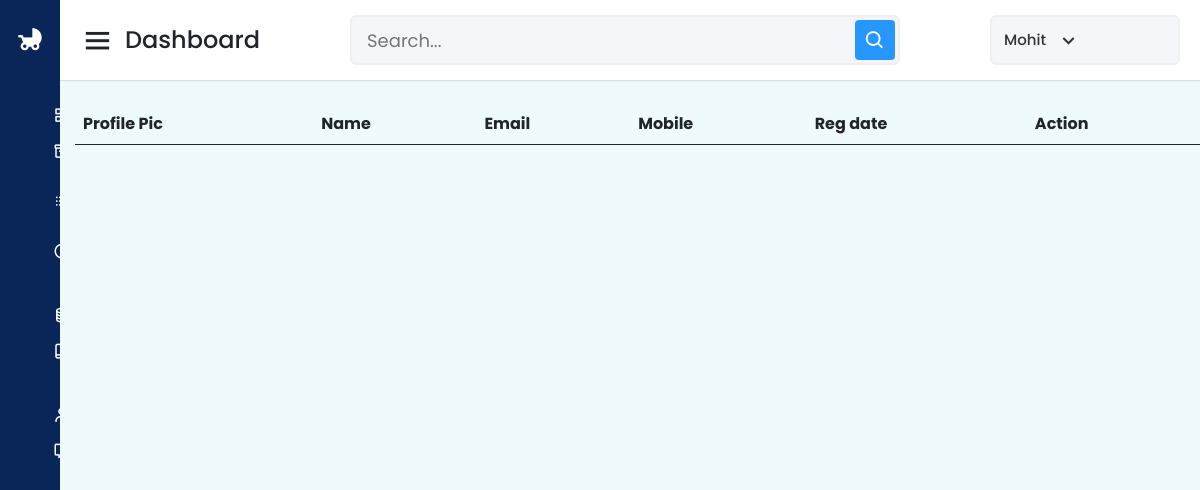
The page /dashboard/manage_babysitter/ (signed in) on the database as committed earlier.
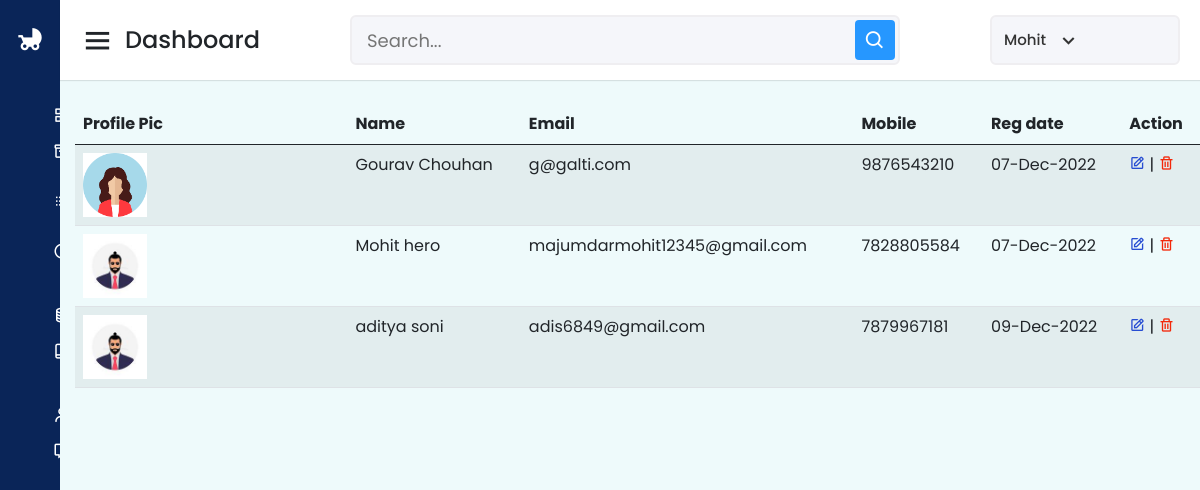
The same page on the database as committed later.
### App/models.py (models this page shows, shortened)
class BabySitters(models.Model):
    name = models.CharField(max_length=200, null=True)
    email = models.EmailField(null=True)
    mobileNo = models.IntegerField(null=True)
    address = models.TextField(null=True)
    city = models.CharField(max_length=100, null=True)
    languagesKnown = models.TextField(null=True)
    babySittersExp = models.CharField(max_length=100, null=True)
    profilePic = models.ImageField(null=True)
    certificate = models.CharField(max_length=300, null=True)
    descreption = models.TextField(null=True)
    regDate = models.DateTimeField(auto_now=True)

### App/views.py (the view)
# urls.py: path("dashboard/manage_babysitter/",manage_babysitter,name="manage_babysitters"),
def manage_babysitter(request):
    if not request.user.is_authenticated:
        return redirect('admin_login')
    babysitters = BabySitters.objects.all()
    return render(request, "manage_babysitter.html", context={"babysitters": babysitters})

### App/templates/manage_babysitter.html (shortened to what this page needs)
{% extends 'dashbase.html' %}{% block body %}
    <table id="example" class="table table-striped" style="width: 100%">
      <thead>
        <tr>
          <th>Profile Pic</th>
          <th>Name</th>
          <th>Email</th>
          <th>Mobile</th>
          <th>Reg date</th>
          <th>Action</th>
        </tr>
      </thead>
      <tbody>
        {% for b in babysitters %}
        <tr>
          <td><img class="w-25" src="{{ b.profilePic.url }}" /></td>
          <td>{{ b.name }}</td>
          <td>{{ b.email }}</td>
          <td>{{ b.mobileNo }}</td>
          <td>{{ b.regDate| date:"d-M-Y" }}</td>
          <td>
            <a href="{% url 'edit_babysitter' b.id %}"><i class="bx bx-edit" style="color: #274dd2"></i></a> |
            <a href="{% url 'delete_object' 'babysitter' b.id  %}"><i class="bx bx-trash" style="color: #f3280a"></i></a>
          </td>
        </tr>
        {% endfor %}
      </tbody>
    </table>
{% endblock %}

### App/templates/dashbase.html (shortened to what this page needs)
<!DOCTYPE html>
{% load static %}
<html lang="en" dir="ltr">
  <head>
    <link rel="stylesheet" href="{% static '/css/dashboard.css' %}" />
    <link
      href="https://unpkg.com/boxicons@2.0.7/css/boxicons.min.css"
      rel="stylesheet"
    />
    <link
      href="https://cdn.jsdelivr.net/npm/bootstrap@5.0.2/dist/css/bootstrap.min.css"
      rel="stylesheet"
    />
    <link
      rel="stylesheet"
      type="text/css"
      href="https://cdn.datatables.net/v/bs5/jq-3.6.0/dt-1.13.1/b-2.3.3/b-html5-2.3.3/datatables.min.css"
    />
    <link
      rel="stylesheet"
      href="https://cdnjs.cloudflare.com/ajax/libs/font-awesome/6.2.1/css/all.min.css"
    />
  </head>
  <body>
    <div class="sidebar">
      <div class="logo-details">
        <i class='bx bxs-baby-carriage'></i>
        <span class="logo_name">BS|MS</span>
      </div>
      <ul class="nav-links">
        <li>
          <a href="{% url 'dashboard' %}">
            <span class="links_name">Dashboard</span>
          </a>
        </li>
        <li>
          <div class="dropdwon">
            <a
              href="#"
              class="dropdown-toggle"
              role="button"
              id="services"
              data-bs-toggle="dropdown"
              aria-expanded="false"
            >
              <span class="links_name">Services</span>
            </a>
          </div>
        </li>
        <li>
          <div class="dropdown">
            <a
              href="#"
              class="dropdown-toggle"
              role="button"
              id="babysitter"
              data-bs-toggle="dropdown"
              aria-expanded="false"
            >
              <span class="links_name">Baby Sitters</span>
            </a>
          </div>
        </li>
        <li>
          <div class="dropdown">
            <a
              href="#"
              class="dropdown-toggle"
              role="button"
              id="enquiry"
              data-bs-toggle="dropdown"
              aria-expanded="false"
            >
              <span class="links_name">Enquiry</span>
            </a>
          </div>
        </li>
        <li>
          <a href="{% url 'subscriber' %}">
            <span class="links_name">Subscriber</span>
          </a>
        </li>
        <li>
          <div class="dropdown">
            <a
              href="#"
              class="dropdown-toggle"
              role="button"
              id="Enrollments"
              data-bs-toggle="dropdown"
              aria-expanded="true"
            >
              <span class="links_name">Enrollments</span>
            </a>
          </div>
        </li>
        <li>
          <a href="{% url 'report' %}">
            <span class="links_name">Reports</span>
          </a>
        </li>
        <li>
          <div class="dropdown">
            <a
              href="#"
              class="dropdown-toggle"
              role="button"
              id="pages"
              data-bs-toggle="dropdown"
              aria-expanded="true"
            >
              <span class="links_name">Pages</span>
            </a>
          </div>
        </li>
      </ul>
    </div>
    <section class="home-section">
      <nav>
        <div class="sidebar-button">
          <i class="bx bx-menu sidebarBtn"></i>
          <span class="dashboard">Dashboard</span>
        </div>
        <div class="search-box">
          <input type="text" placeholder="Search..."  id ="search_value" />
          <i class="bx bx-search" onclick="search()"></i>
        </div>
        <div class="profile-details">
          <span class="admin_name">{{ request.user }}</span>
          <i class="bx bx-chevron-down"></i>
        </div>
      </nav>
      <div class="home-content" style="margin-left: 15px">
        {% block body %} {% endblock %}
      </div>
    </section>
  </body>
</html>

### App/static/css/dashboard.css (style rules this page uses)
* { margin: 0; padding: 0; box-sizing: border-box; font-family: 'Poppins', sans-serif; }
.sidebar { position: fixed; height: 100%; width: 240px; background: #0A2558; transition: all 0.5s ease; }
.sidebar .logo-details { height: 80px; display: flex; align-items: center; }
.sidebar .logo-details i { font-size: 28px; font-weight: 500; color: #fff; min-width: 60px; text-align: center }
.sidebar .logo-details .logo_name { color: #fff; font-size: 24px; font-weight: 500; }
.sidebar .nav-links { margin-top: 10px; }
.sidebar .nav-links li { position: relative; list-style: none; height: 50px; }
.sidebar .nav-links li a { height: 100%; width: 100%; display: flex; align-items: center; text-decoration: none; transition: all 0.4s ease; }
.sidebar .nav-links li a .links_name { color: #fff; font-size: 15px; font-weight: 400; white-space: nowrap; }
.home-section { position: relative; background: #eefafb; min-height: 100vh; width: calc(100% - 240px); left: 240px; transition: all 0.5s ease; }
.home-section nav { display: flex; justify-content: space-between; height: 80px; background: #fff; display: flex; align-items: center; position: fixed; width: calc(100% - 240px); left: 240px; z-index: 100; padding: 0 20px; box-shadow: 0 1px 1px rgba(0, 0, 0, 0.1); transition: all 0.5s ease; }
.home-section nav .sidebar-button { display: flex; align-items: center; font-size: 24px; font-weight: 500; }
nav .sidebar-button i { font-size: 35px; margin-right: 10px; }
.home-section nav .search-box { position: relative; height: 50px; max-width: 550px; width: 100%; margin: 0 20px; }
nav .search-box input { height: 100%; width: 100%; outline: none; background: #F5F6FA; border: 2px solid #EFEEF1; border-radius: 6px; font-size: 18px; padding: 0 15px; }
nav .search-box .bx-search { position: absolute; height: 40px; width: 40px; background: #2697FF; right: 5px; top: 50%; transform: translateY(-50%); border-radius: 4px; line-height: 40px; text-align: center; color: #fff; font-size: 22px; transition: all 0.4 ease; }
.home-section nav .profile-details { display: flex; align-items: center; background: #F5F6FA; border: 2px solid #EFEEF1; border-radius: 6px; height: 50px; min-width: 190px; padding: 0 15px 0 2px; }
nav .profile-details .admin_name { font-size: 15px; font-weight: 500; color: #333; margin: 0 10px; white-space: nowrap; }
nav .profile-details i { font-size: 25px; color: #333; }
.home-section .home-content { position: relative; padding-top: 104px; }
@media (max-width: 1240px) { .sidebar { width: 60px; } }
@media (max-width: 1240px) { .home-section { width: calc(100% - 60px); left: 60px; } }
@media (max-width: 1240px) { .home-section nav { width: calc(100% - 60px); left: 60px; } }
body { margin-top:20px; background-color:#f2f6fc; color:#69707a; }

Rows that differ between the two databases and show on the page:
added BabySitters: profilePic (picture), name "Gourav Chouhan", email "g@galti.com", mobileNo "9876543210", regDate "07-Dec-2022"
added BabySitters: profilePic (picture), name "Mohit hero", email "majumdarmohit12345@gmail.com", mobileNo "7828805584", regDate "07-Dec-2022"
added BabySitters: profilePic (picture), name "aditya soni", email "adis6849@gmail.com", mobileNo "7879967181", regDate "09-Dec-2022"
